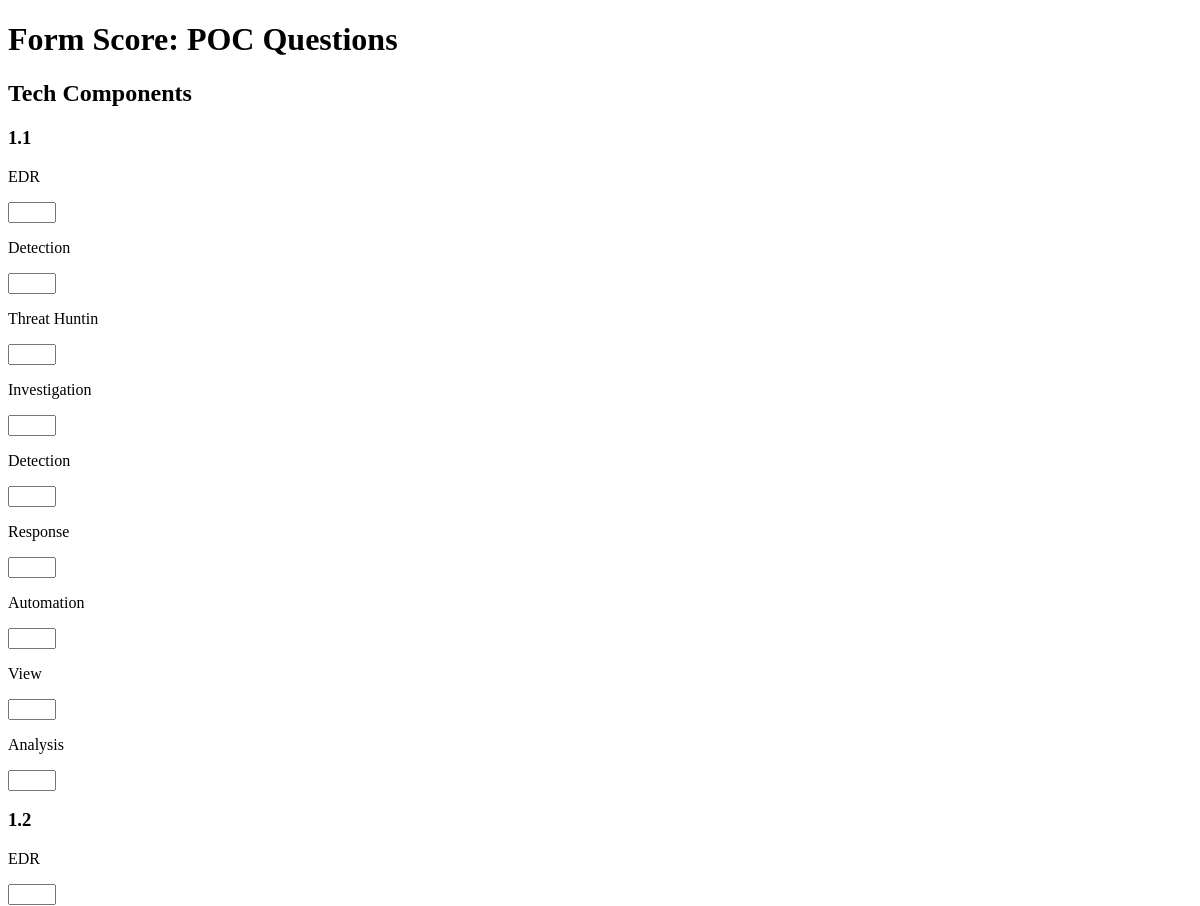
The app's page /form_score/20 (upper part), older data.
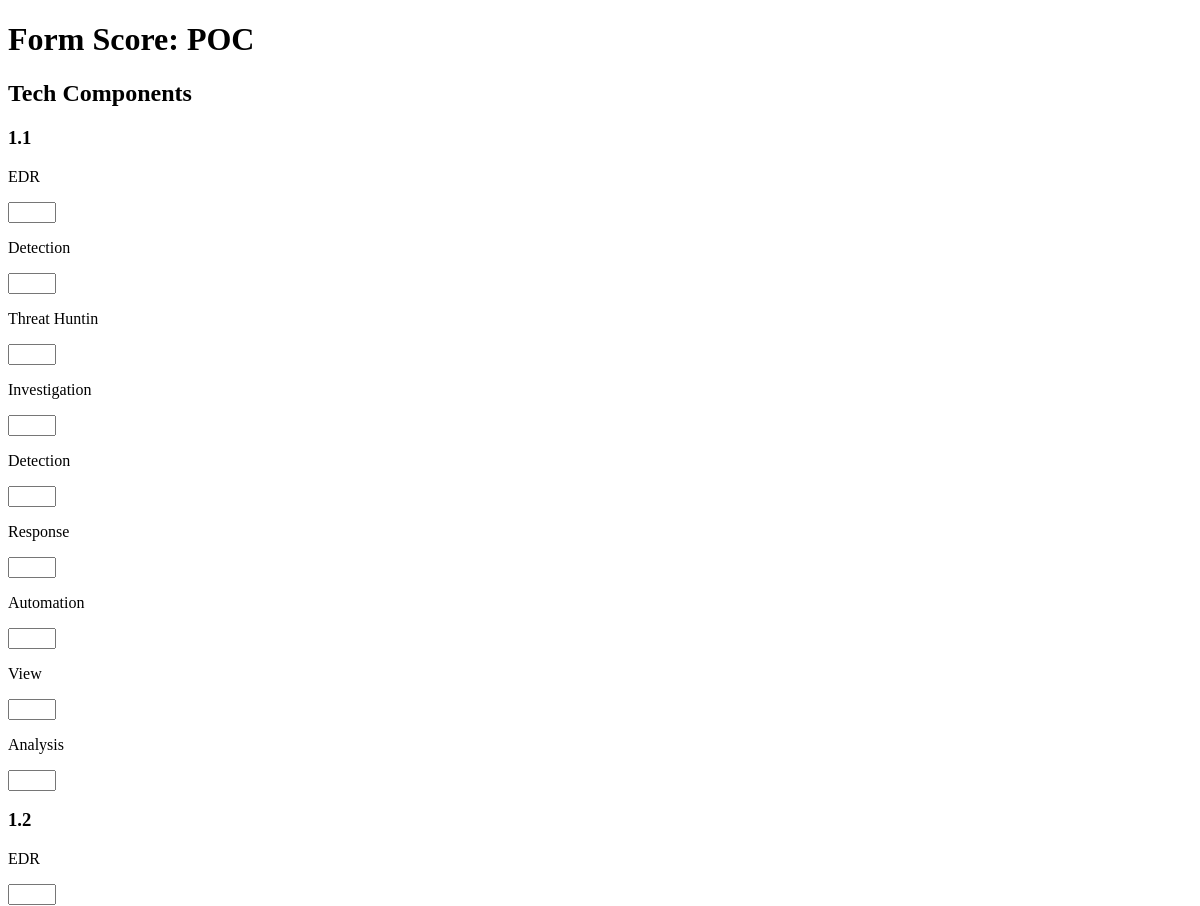
The same page, newer data.
### formapp/models.py (models this page shows)
class Form(models.Model):
    title = models.CharField(max_length=200)
    creator = models.ForeignKey(User, on_delete=models.CASCADE)
    creation_date = models.DateTimeField(auto_now_add=True)
    assigned_employees = models.ManyToManyField(Employee, through='FormAssignment')
    is_draft = models.BooleanField(default=False)  # New field
    total_score = models.DecimalField(max_digits=5, decimal_places=2, default=0.0)  # New field to store the overall form score

### formapp/views.py (the view, shortened to what this page needs)
# urls.py: path('form_score/<int:form_id>', views.form_score_view, name='form_score'),
def form_score_view(request, form_id):
    form = get_object_or_404(Form, id=form_id)
    if request.method == 'GET':
        sections = Section.objects.filter(form=form)
        subsections = Subsection.objects.filter(section__in=sections)
        questions = Question.objects.filter(subsection__in=subsections)
        return render(request, 'formapp/form_score.html', {
            'form': form,
            'sections': sections,
            'subsections': subsections,
            'questions': questions,
        })

### formapp/templates/formapp/form_score.html (shortened to what this page needs)
<!DOCTYPE html>
{% load static %}
<html>
<head>
</head>
<body>
    <h1>Form Score: {{ form.title }}</h1>
    <form method="post">
        {% for section in sections %}
            <h2>{{ section.title }}</h2>
            {% for subsection in subsections|slice:":section.id" %}
                <h3>{{ subsection.title }}</h3>
                {% for question in questions|slice:":subsection.id" %}
                    <p>{{ question.text }}</p>
                    <input type="number" min="0" max="5" name="{{ question.id }}" required>
                {% endfor %}
            {% endfor %}
        {% endfor %}
    </form>
</body>
</html>

Row changes from the older to the newer data that the page shows:
changed Form: title "POC Questions" → "POC"
